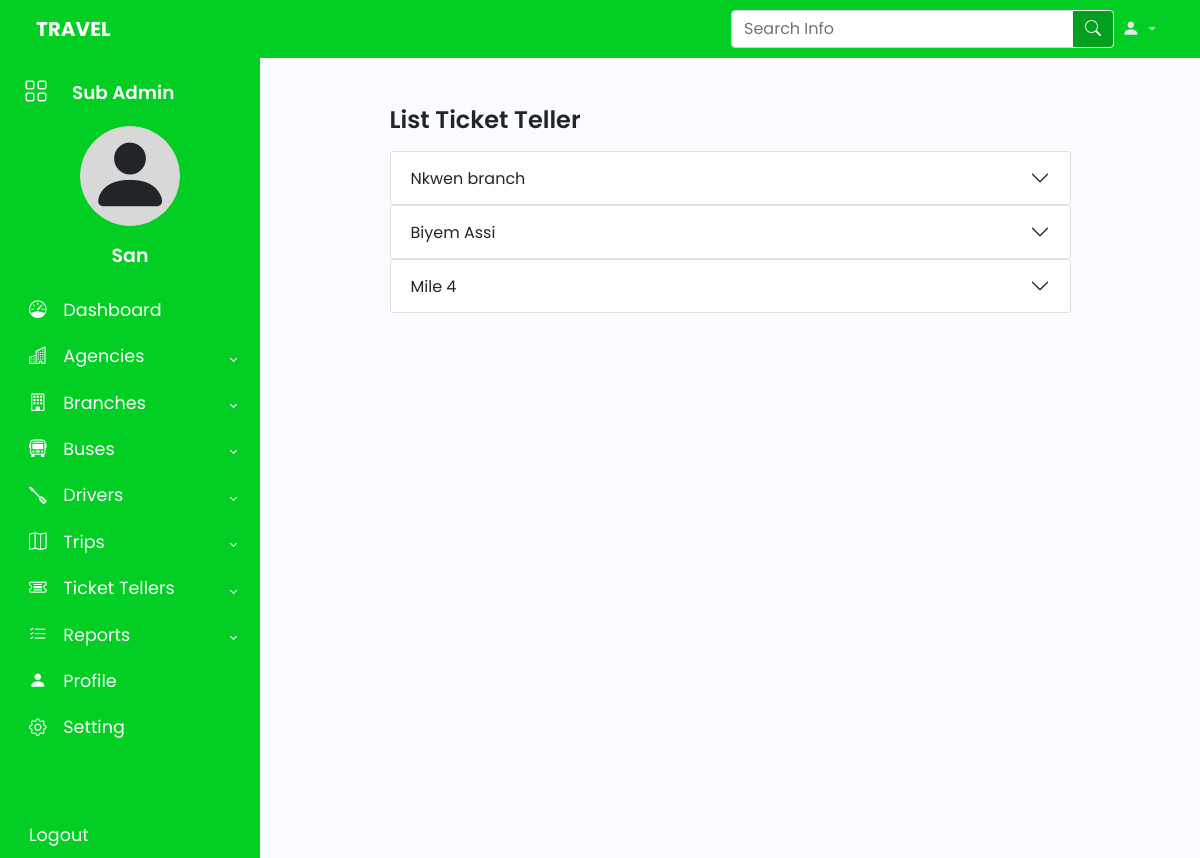
/agencies/list-tellers (signed in), run on the app's committed database.
### sub_admins/models.py (models this page shows, shortened)
class User(AbstractUser):
    phone = models.CharField(max_length=50, null = True, blank =True)
    phone_2 = models.CharField(max_length=50, null = True, blank =True)
    id_card = models.CharField(max_length=100, null = True, blank= True)
    gender = models.CharField(
        max_length=6,
        choices = [('MALE', 'MALE'), ('FEMALE', 'FEMALE')],
        null = True,
        blank= True
    )
    agency = models.ForeignKey(Agency, on_delete = (models.CASCADE), null = True, blank= True)
    branch = models.ForeignKey(Branche, on_delete = (models.CASCADE), null = True, blank= True)

class Branche(models.Model):
    name = models.CharField(max_length=100)
    town = models.CharField(max_length=100, null = True, blank= True)
    agency = models.ForeignKey(Agency, on_delete = (models.CASCADE))

### agencies/views.py (the view)
# urls.py: path('list-tellers', views.listTicketTeller, name='list-tellers'),
def listTicketTeller(request):
    tellers = User.objects.filter(groups__name='ticket_tellers')
    branches = Branche.objects.all()
    context = {'tellers':tellers, 'branches':branches}
    return render(request, 'agencies/list_tellers.html', context)

### agencies/templates/agencies/list_tellers.html (shortened to what this page needs)
{% extends 'index.html' %}
{% block content %}
<div class="row col-9 mx-auto m-5">
<h1 class="mb-3">List Ticket Teller</h1>
{% for branch in branches %}
    {% if branch.agency == request.user.agency %}
    <div class="accordion" id="accordionExample">
        <div class="accordion-item">
        <h2 class="accordion-header" id="headingOne">
            <button class="accordion-button collapsed" type="button" data-bs-toggle="collapse" data-bs-target="#{{branch.name|cut:' '}}" aria-expanded="true" aria-controls="{{branch.name|cut:' '}}">
                {{branch.name}}
            </button>
        </h2>
        </div>
    </div>
    {% endif %}
  {% endfor %}
</div>
{% endblock %}

### templates/sidebar.html (shortened to what this page needs)
<aside id="sidebar" class="expand">
    <div class="d-flex">
        <button id="toggle-btn" type="button">
            <i class="bi bi-grid"></i>
        </button>
        <div class="sidebar-logo">
            <a href="{% url 'dashboard' %}">
                {% if request.user.groups.all.0.name == 'sub_admins' %}
                    Sub Admin
                {% elif request.user.groups.all.0.name == 'agency_admins' %}
                    Agency Admin
                {% elif request.user.groups.all.0.name == 'branch_admins' %}
                    Brandh Admin
                {% elif request.user.groups.all.0.name == 'ticket_tellers' %}
                    Ticket Teller
                {% endif %}
            </a>
        </div>
    </div>
    <div class="mini-profile d-flex flex-column justify-content-md-center align-items-center" id="mini-profile">
        <div class="profile-image text-center" id="profile-image">
            <i class="bi bi-person-fill mx-auto d-block pimg"></i>
        </div>
        <div class="mt-3" id="sidebar-username">
            <a href="#">{{user.username |capfirst}}</a>
        </div>
    </div>
    <ul class="sidebar-nav">
        <li class="sidebar-item">
            <a href="{% url 'dashboard' %}" class="sidebar-link">
                <i class="bi bi-speedometer"></i>
                <span>Dashboard</span>
            </a>
        </li>
        {% if request.user.groups.all.0.name == 'sub_admins' %}
        <li class="sidebar-item">
            <a href="#" class="sidebar-link has-dropdown collapsed" data-bs-toggle="collapse" data-bs-target="#agency" aria-expanded="false" aria-controls="agency">
                <i class="bi bi-buildings"></i>
                <span>Agencies</span>
            </a>
        </li>
        {% endif %}
        <li class="sidebar-item">
            <a href="#" class="sidebar-link has-dropdown collapsed" data-bs-toggle="collapse" data-bs-target="#branch" aria-expanded="false" aria-controls="branch">
                <i class="bi bi-building"></i>
                <span>Branches</span>
            </a>
        </li>
        <li class="sidebar-item">
            <a href="#" class="sidebar-link has-dropdown collapsed" data-bs-toggle="collapse" data-bs-target="#buses" aria-expanded="false" aria-controls="buses">
                <i class="bi bi-bus-front"></i>
                <span>Buses</span>
            </a>
        </li>
        <li class="sidebar-item">
            <a href="#" class="sidebar-link has-dropdown collapsed" data-bs-toggle="collapse" data-bs-target="#drivers" aria-expanded="false" aria-controls="drivers">
                <i class="bi bi-screwdriver"></i>
                <span>Drivers</span>
            </a>
        </li>
        <li class="sidebar-item">
            <a href="#" class="sidebar-link has-dropdown collapsed" data-bs-toggle="collapse" data-bs-target="#trips" aria-expanded="false" aria-controls="trips">
                <i class="bi bi-map"></i>
                <span>Trips</span>
            </a>
        </li>
        <li class="sidebar-item">
            <a href="#" class="sidebar-link has-dropdown collapsed" data-bs-toggle="collapse" data-bs-target="#tellers" aria-expanded="false" aria-controls="tellers">
                <i class="bi bi-ticket-detailed"></i>
                <span>Ticket Tellers</span>
            </a>
        </li>
        <li class="sidebar-item">
            <a href="#" class="sidebar-link has-dropdown collapsed" data-bs-toggle="collapse" data-bs-target="#reports" aria-expanded="false" aria-controls="reports">
                <i class="bi bi-list-check"></i>
                <span>Reports</span>
            </a>
        </li>
        <li class="sidebar-item">
            <a href="{% url 'user-profile' user.id %}" class="sidebar-link">
                <i class="bi bi-person-fill"></i>
                <span>Profile</span>
            </a>
        </li>
        <li class="sidebar-item">
            <a href="#" class="sidebar-link">
                <i class="bi bi-gear"></i>
                <span>Setting</span>
            </a>
        </li>
    </ul>
    <div class="sidebar-footer">
        <a href="{% url 'logout' %}" class="sidebar-link">
            <span>Logout</span>
        </a>
    </div>
</aside>

### static/styles/style.css (style rules this page uses)
body { font-family: 'Poppins', sans-serif; }
a { text-decoration: none; }
li { list-style: none; }
h1 { font-weight: 600; font-size: 1.5rem; }
#sidebar { width: 70px; min-width: 70px; z-index: 1000; transition: all .25s ease-in-out; background-color: #02ce24; display: flex; flex-direction: column; }
#sidebar #profile-image { width: 100px; height: 100px; border: solid 1px rgb(216, 216, 216); border-radius: 50%; background-color: rgb(216, 216, 216); }
#sidebar #profile-image i { font-size: 85px; line-height: 100px; }
#sidebar #sidebar-username a { font-size: 19px; font-weight: 600; color: #FFF; }
#sidebar.expand { width: 260px; min-width: 260px; }
#toggle-btn { background-color: transparent; cursor: pointer; border: 0; padding: 1rem 1.5rem; }
#toggle-btn i { font-size: 1.5rem; color: #FFF; }
.sidebar-logo { margin: auto 0; }
.sidebar-logo a { color: #FFF; font-size: 1.15rem; font-weight: 600; }
.sidebar-nav { padding: 1rem 0; flex: 1 1 auto; }
a.sidebar-link { padding: .625rem 1.625rem; color: #FFF; display: block; font-size: 1.1rem; white-space: nowrap; border-left: 3px solid transparent; }
.sidebar-link i { font-size: 1.1rem; margin-right: .75rem; }
.sidebar-item { position: relative; }
#sidebar.expand .sidebar-link[data-bs-toggle="collapse"]::after { border: solid; border-width: 0 .075rem .075rem 0; content: ""; display: inline-block; padding: 2px; position: absolute; right: 1.5rem; top: 1.4rem; transform: rotate(-135deg); transition: all .2s ease-out; }
#sidebar.expand .sidebar-link[data-bs-toggle="collapse"].collapsed::after { transform: rotate(45deg); transition: all .2s ease-out; }

### data on the page
User: username "San"
Branche: name "Nkwen branch"
Branche: name "Biyem Assi"
Branche: name "Mile 4"
